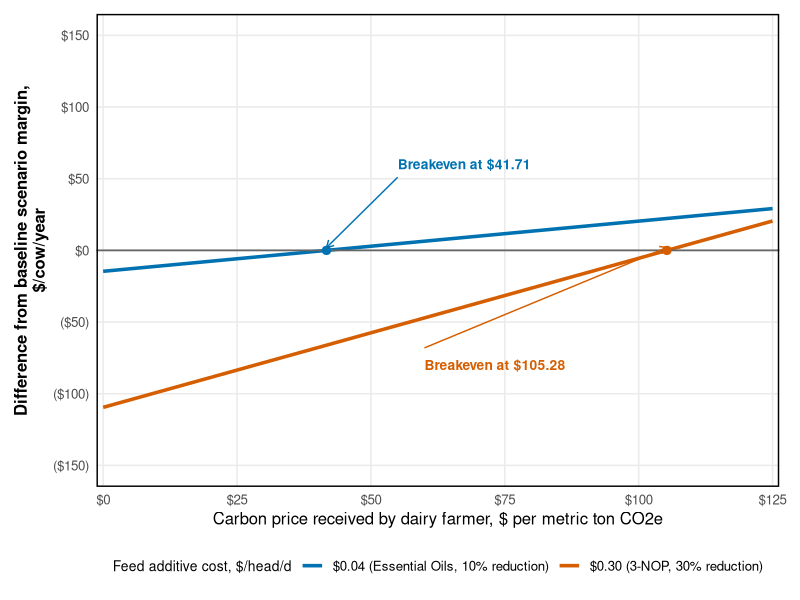

This figure's R source: (Note: this script raises an error after producing the figure.)
# ################################################################# 
# Economic Feasibility Figure
# ################################################################# 
# September 27, 2026
# R version 4.5.0

# ################################################################# 
# 1. Load packages

rm(list = ls()) 

# Load libraries
required_packages <- c("scales", "ggplot2")
for (pkg in required_packages) {
  if (!requireNamespace(pkg, quietly = TRUE)) {
    install.packages(pkg)
  }
  library(pkg, character.only = TRUE)
}

# #################################################################
# 2. Build dataset

carbon_prices <- seq(0, 125, by = 1)

cost_levels <- c("$0.04 (Essential Oils, 10% reduction)", "$0.30 (3-NOP, 30% reduction)")

# Annual costs: $/day * 365
# $0.04 * 365 = $14.60
# $0.30 * 365 = $109.50

# Breakevens: annual_cost / credits_per_cow_per_year
# Essential oils: 10% reduction -> 12.8 kg CH4/cow/yr -> 0.0128 t x GWP 27 = 0.35 credits
#   $14.60 / 0.35 = $41.71
# 3-NOP: 30% reduction -> 38.4 kg CH4/cow/yr -> 0.0384 t x GWP 27 = 1.04 credits
#   $109.50 / 1.04 = $105.28

intercepts <- c("$0.04 (Essential Oils, 10% reduction)" = -14.60,
                "$0.30 (3-NOP, 30% reduction)"         = -109.50)

slopes <- c("$0.04 (Essential Oils, 10% reduction)" = 0.35,
            "$0.30 (3-NOP, 30% reduction)"         = 1.04)

lines_data <- data.frame(
  carbon_price = rep(carbon_prices, 2),
  cost = rep(cost_levels, each = length(carbon_prices))
)
lines_data$cost <- factor(lines_data$cost, levels = cost_levels)
lines_data$margin <- intercepts[as.character(lines_data$cost)] +
  slopes[as.character(lines_data$cost)] * lines_data$carbon_price

# Breakeven points
breakevens <- data.frame(
  x       = c(41.71, 105.28),
  label   = c("Breakeven at $41.71", "Breakeven at $105.28"),
  cost    = factor(cost_levels, levels = cost_levels),
  label_x = c(55, 60),
  label_y = c(60, -80)
)

cost_colors <- c(
  "$0.04 (Essential Oils, 10% reduction)" = "#0072B2",
  "$0.30 (3-NOP, 30% reduction)"         = "#D55E00"
)

# #################################################################
# 3. Plot

ggplot(lines_data, aes(x = carbon_price, y = margin, color = cost)) +
  geom_line(linewidth = 1.2) +
  geom_hline(yintercept = 0, color = "gray40", linewidth = 0.6) +
  
  geom_point(data = breakevens, aes(x = x, y = 0, color = cost), size = 2.5, show.legend = FALSE) +
  
  geom_text(data = breakevens,
            aes(x = label_x, y = label_y, label = label, color = cost),
            fontface = "bold", size = 3.5, hjust = 0, show.legend = FALSE) +
  
  geom_segment(data = breakevens,
               aes(x = label_x, xend = x,
                   y = label_y * 0.85, yend = 2,
                   color = cost),
               arrow = arrow(length = unit(0.2, "cm")), linewidth = 0.5, show.legend = FALSE) +
  
  scale_color_manual(
    values = cost_colors,
    name = "Feed additive cost, $/head/d",
    guide = guide_legend(override.aes = list(linetype = 1, shape = 15, size = 5))
  ) +
  scale_x_continuous(
    breaks = seq(0, 125, by = 25),
    labels = dollar_format(prefix = "$"),
    expand = c(0.01, 0)
  ) +
  scale_y_continuous(
    breaks = seq(-150, 150, by = 50),
    labels = function(x) ifelse(x < 0, paste0("(", dollar(abs(x)), ")"), dollar(x)),
    limits = c(-150, 150)
  ) +
  labs(
    x = "Carbon price received by dairy farmer, $ per metric ton CO2e",
    y = "Difference from baseline scenario margin,\n$/cow/year"
  ) +
  theme_minimal(base_size = 12) +
  theme(
    panel.border     = element_rect(fill = NA, linewidth = 1),
    panel.grid.minor = element_blank(),
    axis.title.y     = element_text(face = "bold"),
    legend.position  = "bottom",
    legend.title     = element_text(size = 10),
    plot.margin      = margin(10, 15, 10, 10)
  )
ggsave("tables_figures/economic_feasibility.pdf", width = 8, height = 5, units = "in")
